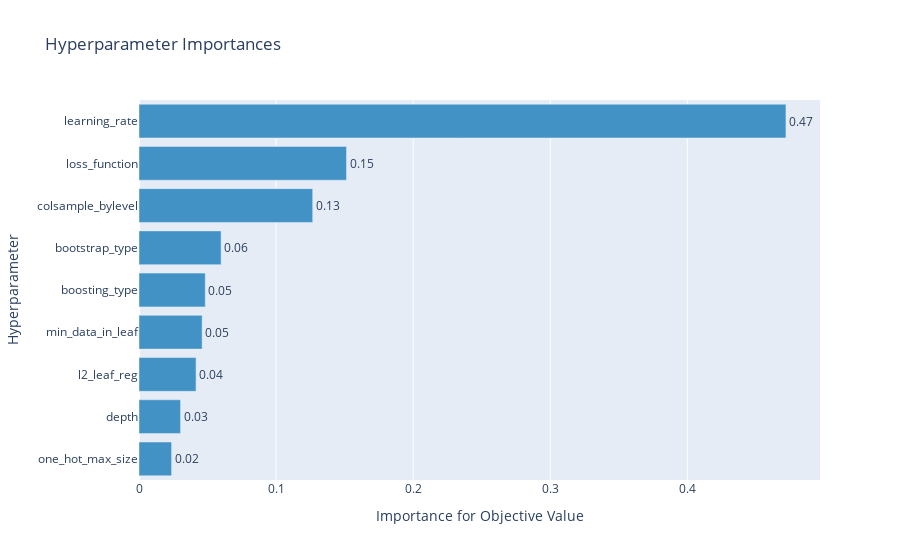

The cell this chart's notebook holds for it:
### Code cell
from optuna.samplers import TPESampler

#df = pd.read_csv('diamonds.csv').drop(['index'],axis=1)
#X = df.drop(['price'],axis=1)
#y = df['price']
#categorical_features_indices = np.where(X.dtypes != np.float)[0]

study = optuna.create_study(sampler=TPESampler(), direction="maximize")
study.optimize(objective, n_trials=10, timeout=600) # Run for 10 minutes
print("Number of completed trials: {}".format(len(study.trials)))
print("Best trial:")
trial = study.best_trial

print("\tBest Score: {}".format(trial.value))
print("\tBest Params: ")
for key, value in trial.params.items():
    print("    {}: {}".format(key, value))

optuna.visualization.plot_param_importances(study)

### Figure 1 — Plotly figure (JSON) as saved in the notebook; plotly's stock layout.template omitted (floating-point values rounded to 4 significant figures)
{"data": [{"cliponaxis": false, "hovertemplate": ["one_hot_max_size (IntUniformDistribution): 0.02377115472168062<extra></extra>", "depth (IntUniformDistribution): 0.03029278196991723<extra></extra>", "l2_leaf_reg (LogUniformDistribution): 0.04161279153335483<extra></extra>", "min_data_in_leaf (IntUniformDistribution): 0.04605710343871633<extra></extra>", "boosting_type (CategoricalDistribution): 0.04835123736036902<extra></extra>", "bootstrap_type (CategoricalDistribution): 0.05989916799915597<extra></extra>", "colsample_bylevel (UniformDistribution): 0.12670777002015535<extra></extra>", "loss_function (CategoricalDistribution): 0.1513859062639636<extra></extra>", "learning_rate (LogUniformDistribution): 0.47192208669268715<extra></extra>"], "marker": {"color": "rgb(66,146,198)"}, "orientation": "h", "text": ["0.02377115472168062", "0.03029278196991723", "0.04161279153335483", "0.04605710343871633", "0.04835123736036902", "0.05989916799915597", "0.12670777002015535", "0.1513859062639636", "0.47192208669268715"], "textposition": "outside", "texttemplate": "%{text:.2f}", "type": "bar", "x": [0.02377, 0.03029, 0.04161, 0.04606, 0.04835, 0.0599, 0.1267, 0.1514, 0.4719], "y": ["one_hot_max_size", "depth", "l2_leaf_reg", "min_data_in_leaf", "boosting_type", "bootstrap_type", "colsample_bylevel", "loss_function", "learning_rate"]}], "layout": {"showlegend": false, "title": {"text": "Hyperparameter Importances"}, "xaxis": {"title": {"text": "Importance for Objective Value"}}, "yaxis": {"title": {"text": "Hyperparameter"}}}}
